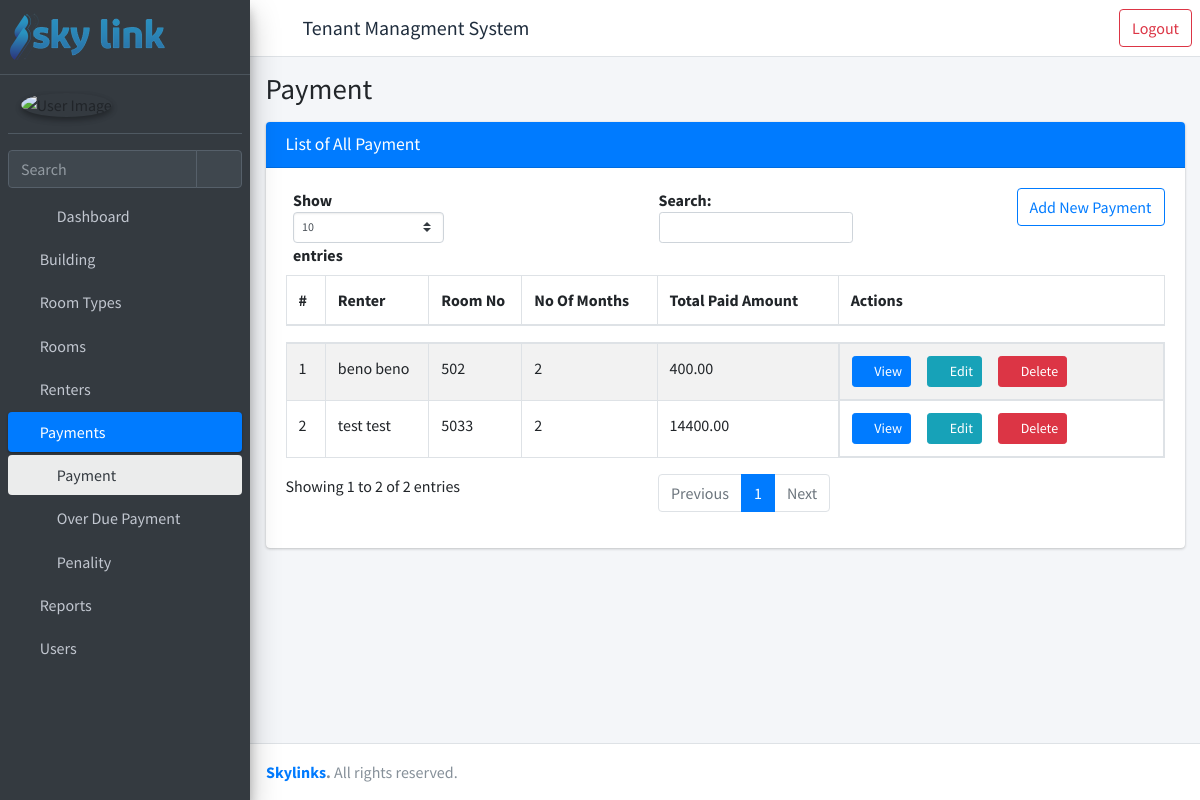
Before: /list-payment/ (signed in) with the older database file.
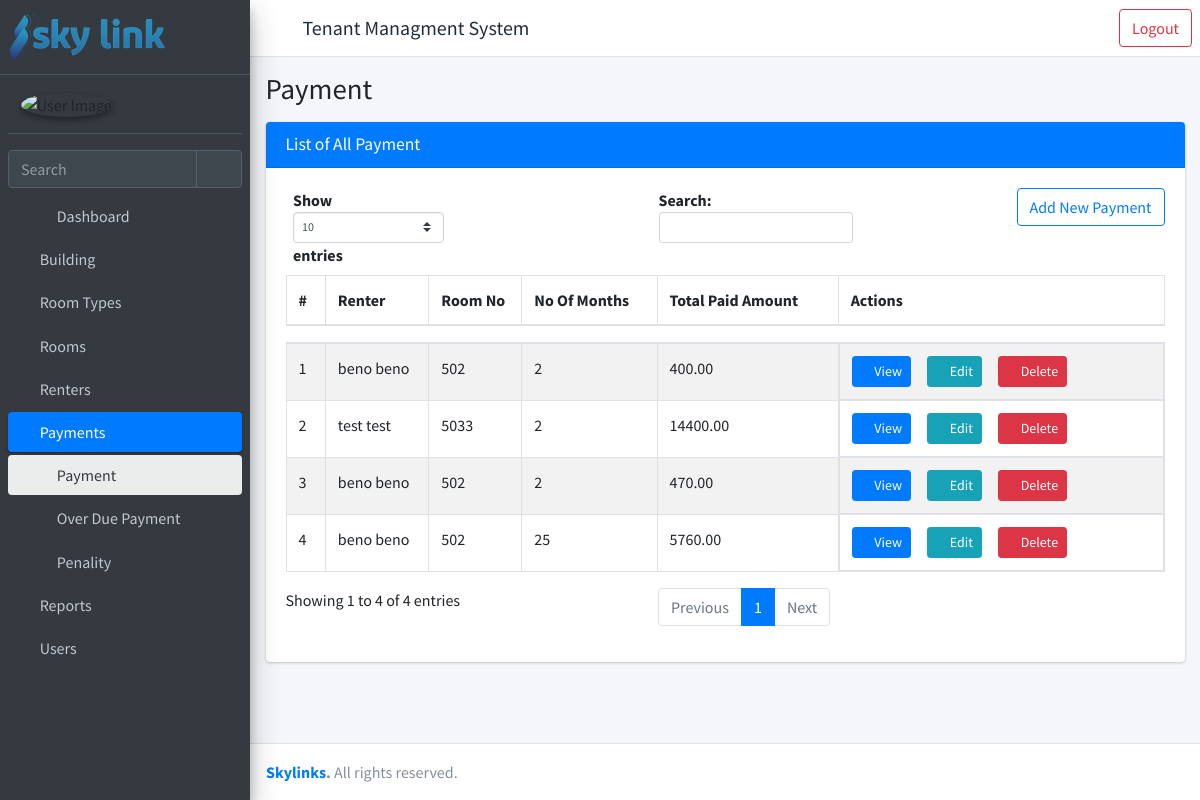
After: the same page with the newer database file.
### rent/models.py (models this page shows, shortened)
class Payment(models.Model):
    renter = models.ForeignKey("rent.Renter", verbose_name=_(
        "Renter"), on_delete=models.PROTECT)
    paid_date = models.DateField(_("Paid Date"), auto_now_add=True)
    no_of_months = models.PositiveIntegerField(_("No Of Months"))
    amount = models.DecimalField(
        _("Rent Cost"), max_digits=10, decimal_places=2)
    invoice_no = models.CharField(_("Invoice No"), max_length=50)
    slip_no = models.CharField(_("Slip No"), max_length=50)
    payment_method = models.CharField(
        _("Payment Method"), max_length=50, choices=PAYMENT_METHOD_CHOICES)
    remark = models.TextField(_("Remark"), blank=True, default="No Remark.")
    vat = models.DecimalField(_("VAT Amount"), max_digits=10, decimal_places=2)
    penality = models.DecimalField(
        _("Penality Amount"), max_digits=10, decimal_places=2)
    report = models.ForeignKey("rent.Report", verbose_name=_(
        "Reported to."), on_delete=models.PROTECT, blank=True)
    created_by = models.ForeignKey(settings.AUTH_USER_MODEL, verbose_name=_(
        "Created By"), on_delete=models.PROTECT, related_name="created_by_payment")
    created_date = models.DateTimeField(_("Created Date"), auto_now_add=True)
    updated_by = models.ForeignKey(settings.AUTH_USER_MODEL, verbose_name=_(
        "Updated By"), on_delete=models.PROTECT, related_name="updated_by_payment")
    updated_date = models.DateTimeField(_("Updated Date"), auto_now=True)
    @property
    def new_paid(self):
        return self.amount + self.vat + self.penality

class Renter(models.Model):
    first_name = models.CharField(_("First Name"), max_length=30)
    last_name = models.CharField(_("Last Name"), max_length=30)
    phone = models.CharField(_("Phone number"), max_length=30)
    id_no = models.CharField(_("ID No."), max_length=50)
    deposited_amount = models.DecimalField(
        _("Deposited Amount"), max_digits=15, decimal_places=2, default=0)
    date_admitted = models.DateField(_("Date Admitted"), default=timezone.now)
    room = models.ForeignKey("rent.Room", verbose_name=_(
        "Room"), on_delete=models.PROTECT, related_name="rents")
    chat_id = models.CharField(_("Chat ID"), max_length=50, default=0)
    is_rented = models.BooleanField(_("Is Rented"), default=True)
    date_left = models.DateField(_("Date Field"), blank=True, null=True)
    created_by = models.ForeignKey(settings.AUTH_USER_MODEL, verbose_name=_(
        "Created By"), on_delete=models.PROTECT, related_name="created_by_renter")
    created_date = models.DateTimeField(_("Created Date"), auto_now_add=True)
    updated_by = models.ForeignKey(settings.AUTH_USER_MODEL, verbose_name=_(
        "Updated By"), on_delete=models.PROTECT, related_name="updated_by_renter")
    updated_date = models.DateTimeField(_("Updated Date"), auto_now=True)
    def full_name(self) -> str:
        return self.first_name + ' ' + self.last_name

class Room(models.Model):
    building = models.ForeignKey("rent.Building", verbose_name=_(
        "Building"), on_delete=models.PROTECT)
    floor_no = models.PositiveIntegerField(_("Floor No."))
    room_type = models.ForeignKey("rent.RoomType", verbose_name=_(
        "Room Type"), on_delete=models.PROTECT)
    room_no = models.CharField(_("Room No."), max_length=10)
    width = models.DecimalField(
        _("Room Width"), max_digits=5, decimal_places=2, blank=True, null=True)
    length = models.DecimalField(
        _("Room Length"), max_digits=5, decimal_places=2, blank=True, null=True)
    area = models.DecimalField(_("Area"), max_digits=10, decimal_places=2)
    price_msq = models.DecimalField(
        _("Price per MSq"), max_digits=10, decimal_places=2)
    status = models.CharField(
        _("Status"), max_length=50, choices=STATUS_CHOICES, default="vacant")
    total_price = models.DecimalField(
        _("Total Price"), max_digits=10, decimal_places=2)
    is_active = models.BooleanField(default=True)
    created_by = models.ForeignKey(settings.AUTH_USER_MODEL, verbose_name=_(
        "Created By"), on_delete=models.PROTECT, related_name="created_by_room")
    created_date = models.DateTimeField(_("Created Date"), auto_now_add=True)
    updated_by = models.ForeignKey(settings.AUTH_USER_MODEL, verbose_name=_(
        "Updated By"), on_delete=models.PROTECT, related_name="updated_by_room")
    updated_date = models.DateTimeField(_("Updated Date"), auto_now=True)
    def __str__(self) -> str:
        return self.room_no

### rent/views.py (the view)
# urls.py: path("list-payment/", views.PaymentListView.as_view(), name="list-payments"),
class PaymentListView(LoginRequiredMixin, PaymentViewPermissionMixin, ListView):
    model = Payment
    template_name = "rent/list.html"
    def get_context_data(self, **kwargs):
        context = super().get_context_data(**kwargs)
        context["title"] = "Payment"
        context["open"] = "payment"
        context['obj_model'] = "payment"
        return {**context, **permissions(self.request)}

### templates/rent/list.html (shortened to what the changed rows need)
{% extends 'rent/homepage.html' %}
{% load static %}
{% block main_page %}
<div class="content">
    <div class="container-fluid">
        <div class="card">
            <div class="card-header bg-primary">
                <h3 class="card-title ">List of All {{ obj_model.capitalize }}</h3>
            </div>
            <div class="card-body">
                {% if obj_model == 'renter' %}
                    {% if renter_add_permission %}
                        <a class="btn btn-outline-primary float-right mb-3"href="{% url 'register-renters' %}">
                            Add New Renter</a>
                    {% endif %}
                {% elif obj_model == 'room' %}
                    {% if room_add_permission %}
                        <a class="btn btn-outline-primary float-right mb-3" href="{% url 'register-rooms' %}">
                        Add New Room</a>
                    {% endif %}
                {% elif obj_model == 'payment' %}
                    {% if payment_add_permission %}
                        <a class="btn btn-outline-primary float-right mb-3" href="{% url 'register-payments' %}">
                            Add New Payment </a>
                    {% endif %}
                {% endif %}
                <table id="example1" class="table table-bordered table-striped" width="100%">
                    <thead>
                        {% if obj_model == "renter" %}
                            <tr>
                                <th>#</th>
                                <th>Full Name</th>
                                <th>Phone Number</th>
                                <th>Room No.</th>
                                <th>Action</th>
                            </tr>
                        {% elif obj_model == 'payment'%}
                            <tr>
                                <th>#</th>
                                <th>Renter</th>
                                <th>Room No</th>
                                <th>No Of Months</th>
                                <th>Total Paid Amount</th>
                                <th>Actions</th>
                            </tr>
                        {% endif %}
                    </thead>
                    <tbody>
                    {% if object_list.count > 0 %}
                        {% for data in object_list %}
                            {% if obj_model == "renter" %}
                            <tr>
                                <td>{{ forloop.counter }}</td>
                                <td>{{ data.full_name }}</td>
                                <td>{{ data.phone }}</td>
                                <td >{{data.room}}</td>
                                <td class="product-action d-flex"><a class="btn btn-primary btn-sm mr-3" href="{% url 'detail-renter' pk=data.id %}">
                                    <i class="fas fa-folder"></i>
                                    View</a>
                                    {% if renter_change_permission %}
                                        <a class="btn btn-info btn-sm mr-3" href="{% url 'update-renter' pk=data.id %}">
                                            <i class="fas fa-pencil-alt">
                                            </i>
                                            Edit
                                        </a>
                                    {% endif %}
                                    {% if renter_delete_permission %}
                                        <a class="btn btn-danger btn-sm mr-3" href="{% url 'delete-renter' pk=data.id %}">
                                            <i class="fas fa-trash">
                                            </i>
                                            Delete
                                        </a>
                                    {% endif %}
                                </td>
                            </tr>
                        {% elif obj_model == "payment"%}
                            <tr>
                                <td>{{ forloop.counter }}</td>
                                <td>{{ data.renter.full_name }}</td>
                                <td >{{data.renter.room}}</td>
                                <td>{{ data.no_of_months }}</td>
                                <td >{{data.new_paid}}</td>
                                <td class="product-action d-flex"><a class="btn btn-primary btn-sm mr-3" href="{% url 'detail-payment' data.id  %}">
                                    <i class="fas fa-folder"></i>
                                    View</a>
                                    {% if payment_change_permission %}
                                        <a class="btn btn-info btn-sm mr-3" href="{% url 'update-payment' pk=data.id %}">
                                            <i class="fas fa-pencil-alt">
                                            </i>
                                            Edit
                                        </a>
                                    {% endif %}
                                    {% if payment_delete_permission %}
                                    <a class="btn btn-danger btn-sm mr-3" href="{% url 'payment-delete' pk=data.id  %}">
                                        <i class="fas fa-trash">
                                        </i>
                                        Delete
                                    </a>
                                    {% endif %}
                                </td>
                            </tr>
                        {% endif %}
                    {% endfor %}
                    {% else %}
                        <tr>
                            <td colspan="6" class="dataTables_empty text-center" valign="top">No records found</td>
                        </tr>
                    {% endif %}
                    </tbody>
                </table>
            </div>
        </div>
    </div>
</div>
{% endblock main_page %}
{% block scripts %}
{% load static %}
{% endblock scripts %}

Changed rows visible on the page:
added Payment: renter.full_name "beno beno", renter.room "502", no_of_months "2", new_paid "470.00"
added Payment: renter.full_name "beno beno", renter.room "502", no_of_months "25", new_paid "5760.00"
Other visible differences:
text written by a page script: "Show entries Search: Showing 1 to 2 of 2 entries Previous 1 Next" → "Show entries Search: Showing 1 to 4 of 4 entries Previous 1 Next"
